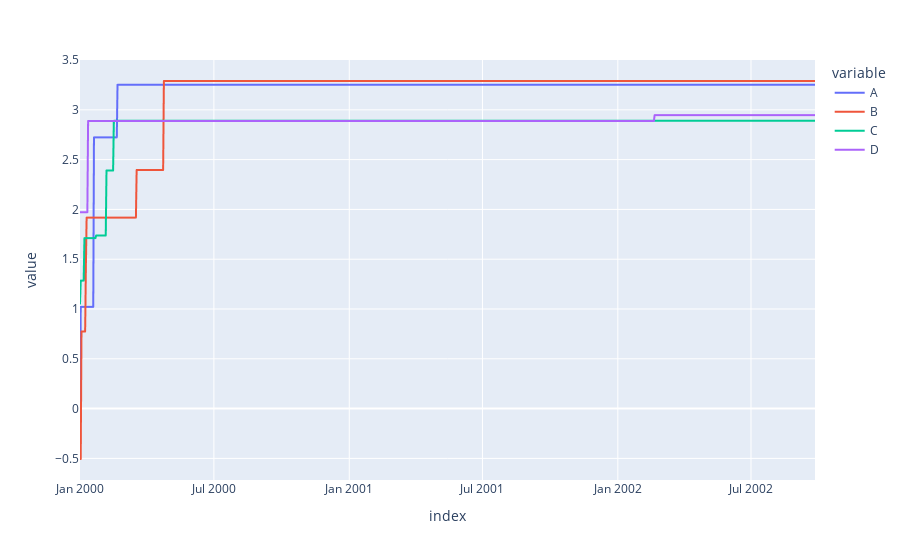

Notebook cell for this chart:
### Code cell
psdf.plot()

### Figure 1 — Plotly figure (JSON) as saved in the notebook; plotly's stock layout.template omitted (floating-point values rounded to 4 significant figures; data arrays with more than 128 entries replaced by an {"elided": "..."} marker saying what was removed)
{"data": [{"hovertemplate": "variable=A<br>index=%{x}<br>value=%{y}<extra></extra>", "legendgroup": "A", "line": {"color": "#636efa", "dash": "solid"}, "marker": {"symbol": "circle"}, "mode": "lines", "name": "A", "showlegend": true, "type": "scattergl", "x": {"elided": "1000 str values"}, "xaxis": "x", "y": {"elided": "1000 float values"}, "yaxis": "y"}, {"hovertemplate": "variable=B<br>index=%{x}<br>value=%{y}<extra></extra>", "legendgroup": "B", "line": {"color": "#EF553B", "dash": "solid"}, "marker": {"symbol": "circle"}, "mode": "lines", "name": "B", "showlegend": true, "type": "scattergl", "x": {"elided": "1000 str values"}, "xaxis": "x", "y": {"elided": "1000 float values"}, "yaxis": "y"}, {"hovertemplate": "variable=C<br>index=%{x}<br>value=%{y}<extra></extra>", "legendgroup": "C", "line": {"color": "#00cc96", "dash": "solid"}, "marker": {"symbol": "circle"}, "mode": "lines", "name": "C", "showlegend": true, "type": "scattergl", "x": {"elided": "1000 str values"}, "xaxis": "x", "y": {"elided": "1000 float values"}, "yaxis": "y"}, {"hovertemplate": "variable=D<br>index=%{x}<br>value=%{y}<extra></extra>", "legendgroup": "D", "line": {"color": "#ab63fa", "dash": "solid"}, "marker": {"symbol": "circle"}, "mode": "lines", "name": "D", "showlegend": true, "type": "scattergl", "x": {"elided": "1000 str values"}, "xaxis": "x", "y": {"elided": "1000 float values"}, "yaxis": "y"}], "layout": {"autosize": true, "legend": {"title": {"text": "variable"}, "tracegroupgap": 0}, "margin": {"t": 60}, "xaxis": {"anchor": "y", "autorange": true, "domain": [0, 1], "range": ["2000-01-01", "2002-09-26"], "title": {"text": "index"}, "type": "date"}, "yaxis": {"anchor": "x", "autorange": true, "domain": [0, 1], "range": [-0.7171, 3.5], "title": {"text": "value"}, "type": "linear"}}}
